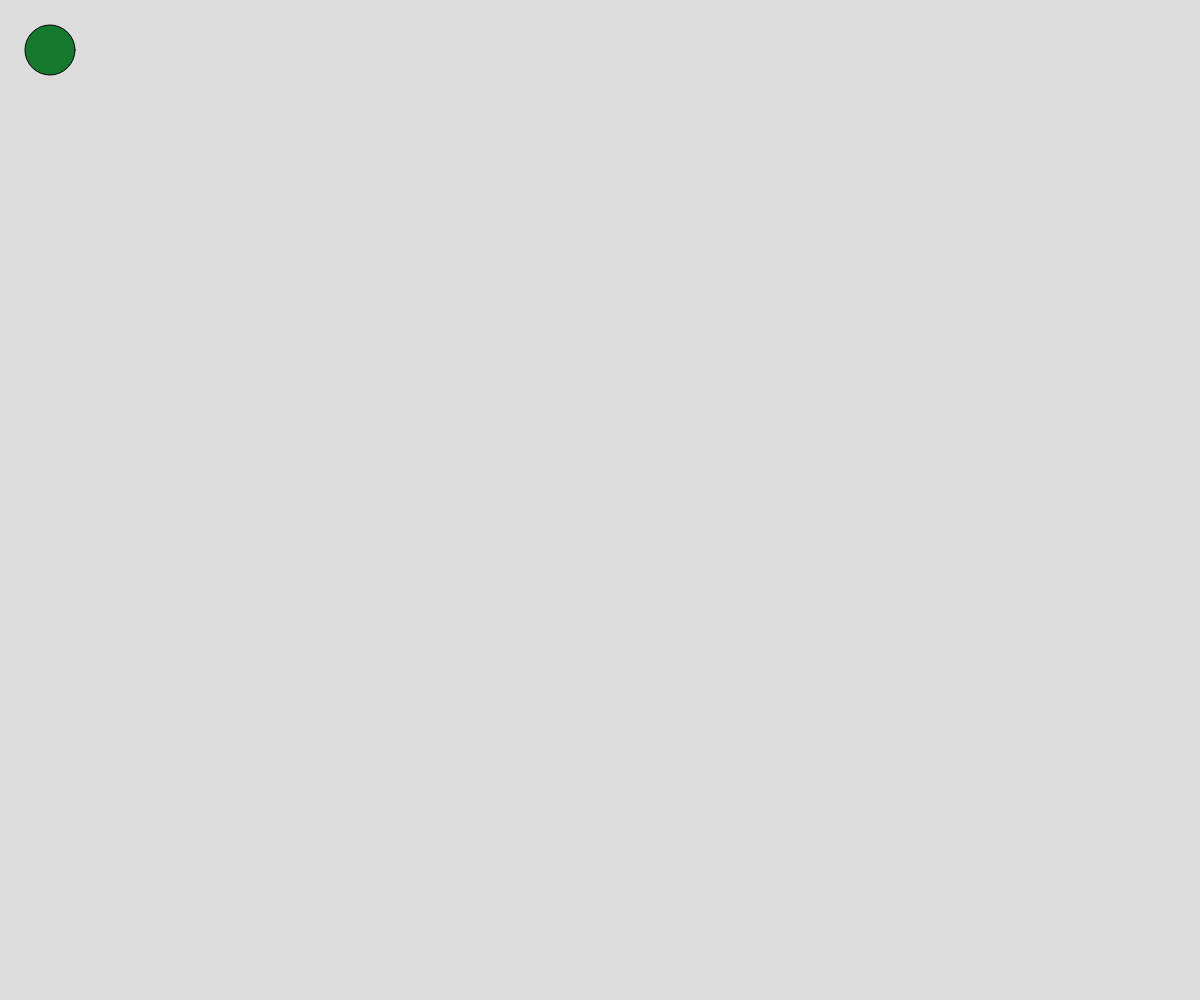
Frame 1 (no input)
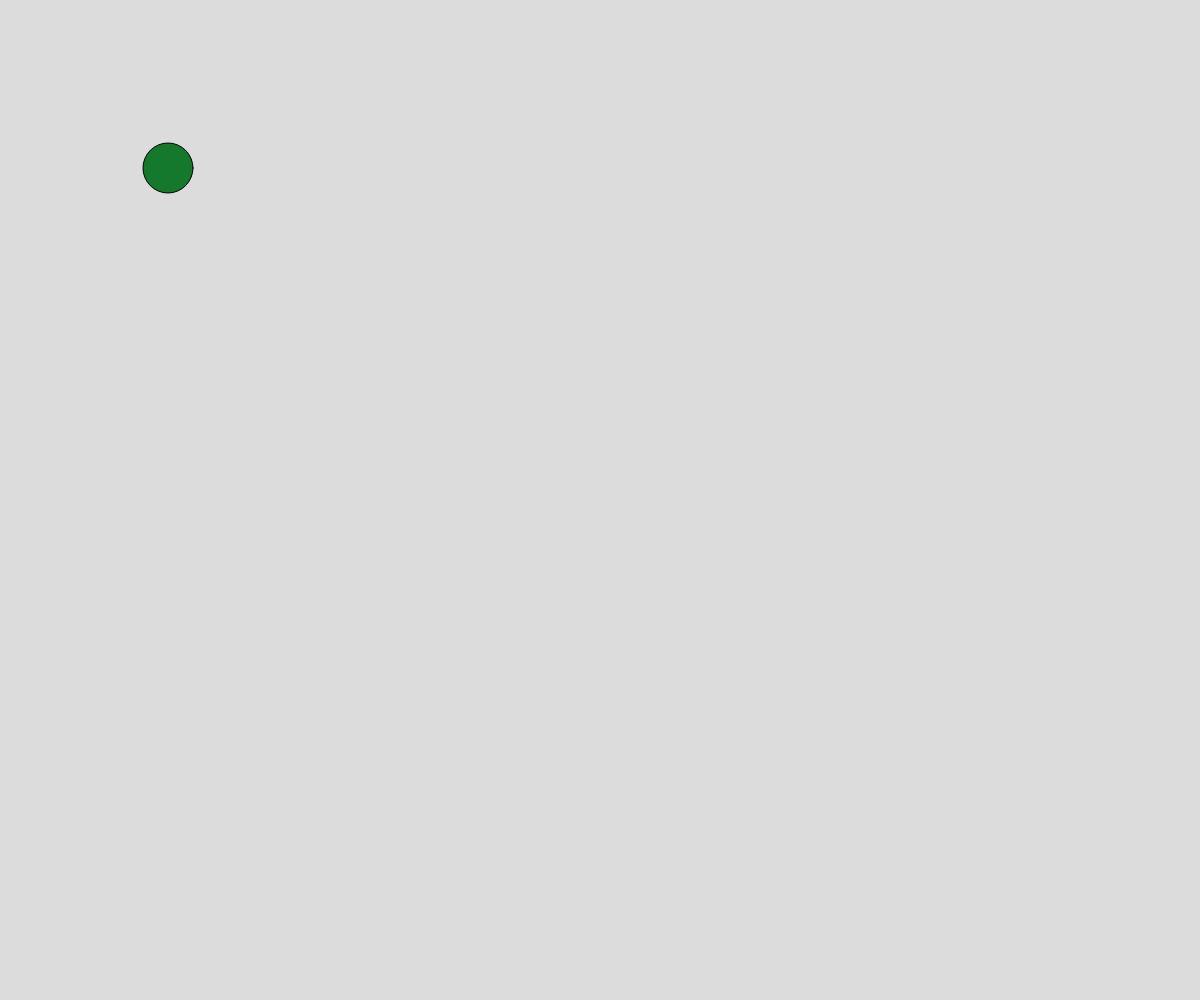
Frame 60 (no input)
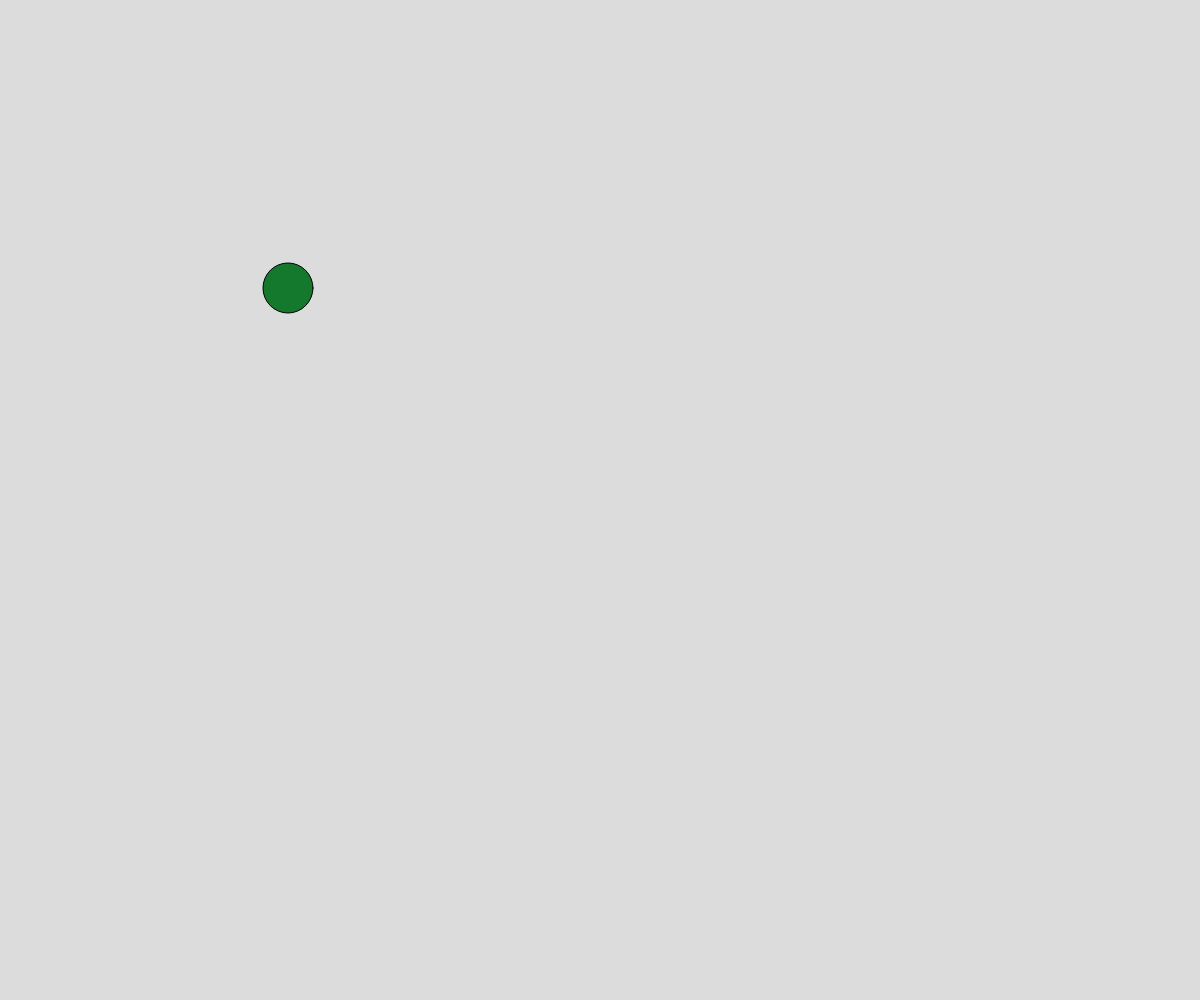
Frame 120 (the mouse pressed at the canvas centre since frame 60)

The p5.js sketch that drew these frames (run headless with seeded random() and noise() and a simulated clock; from frame 60 on, the mouse is pressed at the canvas centre):

// p5.js sketch
// ── sketch.js
var x, y, vx, vy, s;

function setup() {
  createCanvas(windowWidth, windowHeight);
  //fullScreem(true);
  s = 50;
  x = s;
  y = s;
  vx = 2;
  vy = 2;
}

function draw() {
  background(220);
  fill(20,120,45);
  ellipse(x,y,s,s);
  if (x>windowWidth-s/2) vx = -vx;
  if (y>windowHeight-s/2) vy = -vy;
  if (x<s/2) vx = -vx;
  if (y<s/2) vy = -vy;
  x += vx;
  y += vy;
}

function windowResized() {
  resizeCanvas(windowWidth, windowHeight);
}
